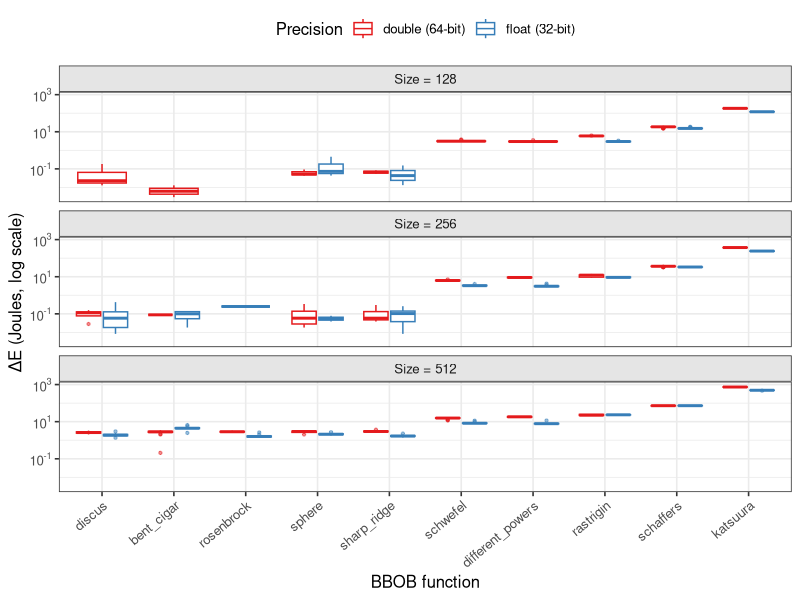
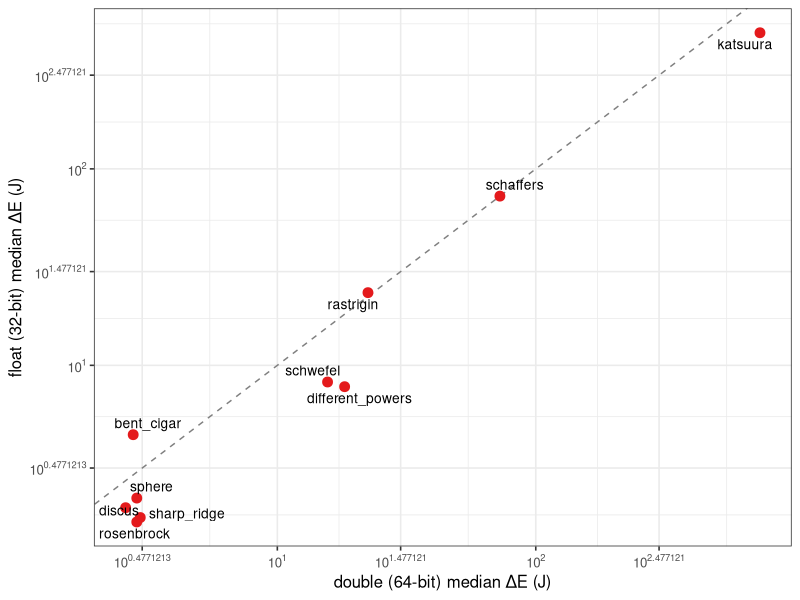
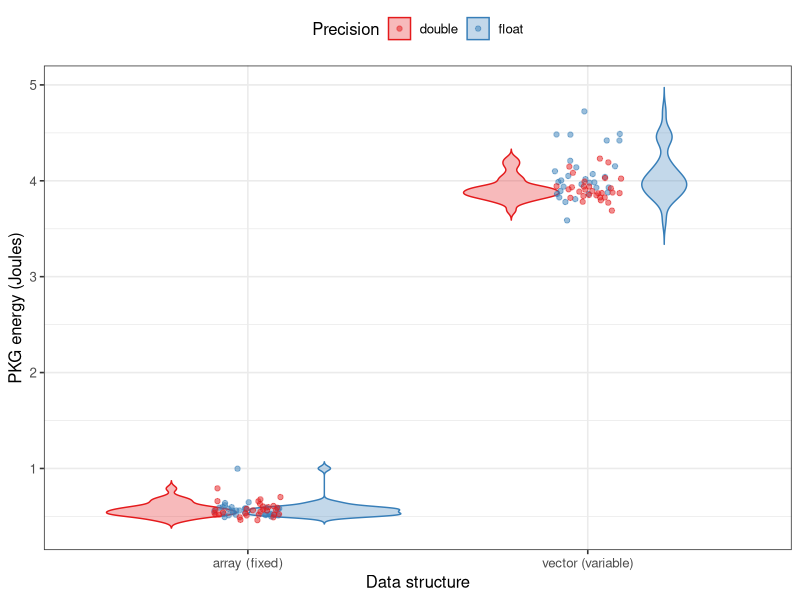
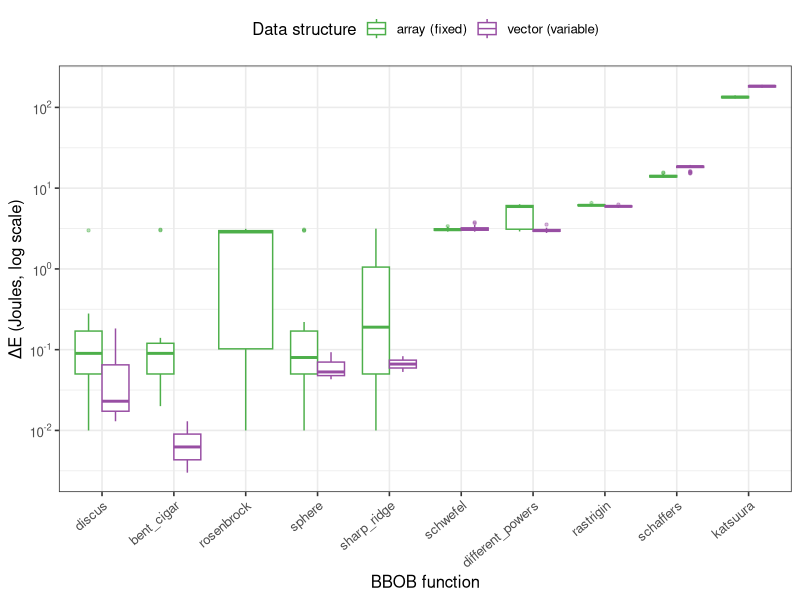
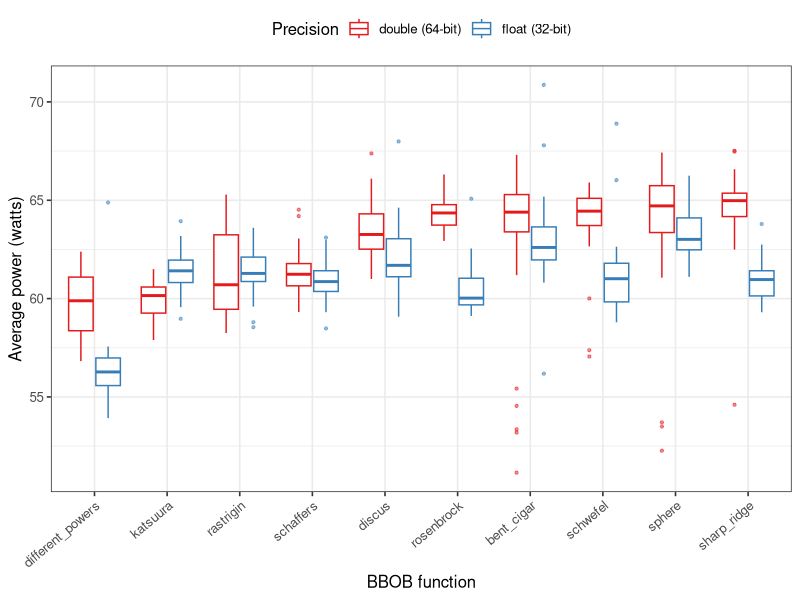
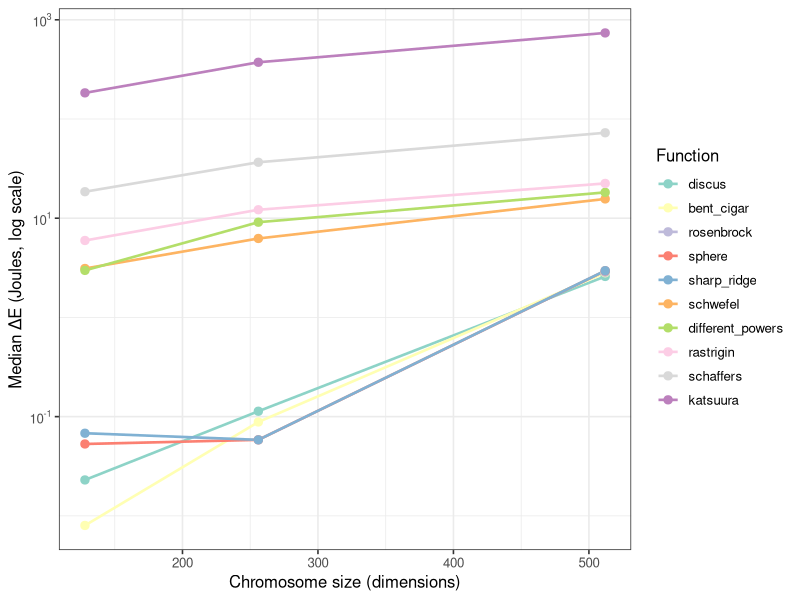

Write R code to recreate these figures, in order.
## ---- chunk 1
knitr::opts_chunk$set(echo = FALSE, message = FALSE, warning = FALSE,
                      fig.align = "center", out.width = "100%")
# Install optional packages if not present
for (.pkg in c("ggrepel", "scales", "tidyr")) {
  if (!requireNamespace(.pkg, quietly = TRUE)) {
    install.packages(.pkg, repos = "https://cloud.r-project.org", quiet = TRUE)
  }
}
library(ggplot2)
library(ggthemes)
library(dplyr)
library(knitr)
library(scales)
## ---- chunk 2
# Load and prepare baseline data
base.variable.data <- read.csv("../data/evostar25-generation-5-Nov-07-30-15.csv")
base.variable.data$size <- as.factor(base.variable.data$size)
base.variable.data$type <- as.factor(base.variable.data$type)
base.variable.data %>%
  group_by(size, type) %>%
  summarise(mean.PKG = mean(PKG), .groups = "drop") -> summary.base.variable.data

# Load and prepare function evaluation data
functions.data <- read.csv("../data/variable-evostar25-bbob-10-Nov-19-10-32.csv")
functions.data <- functions.data[functions.data$work != "none", ]
functions.data$delta.PKG <- 0

for (sz in c(128, 256, 512)) {
  for (tp in c(" f", " d")) {
    mask     <- functions.data$size == sz & functions.data$type == tp
    baseline <- summary.base.variable.data[
      summary.base.variable.data$size == sz &
        summary.base.variable.data$type == tp, ]$mean.PKG
    functions.data[mask, ]$delta.PKG <-
      functions.data[mask, ]$PKG - rep(baseline, sum(mask))
  }
}
functions.data$delta.PKG <- pmax(functions.data$delta.PKG, 0)

# Clean up type labels for plotting
functions.data$precision <- ifelse(trimws(functions.data$type) == "f", "float (32-bit)", "double (64-bit)")
## ---- chunk 3
# Compute medians for ranking
rank_order <- functions.data %>%
  filter(size == 512, trimws(type) == "d") %>%
  group_by(work) %>%
  summarise(med = median(delta.PKG), .groups = "drop") %>%
  arrange(med) %>%
  pull(work)

functions.data$work <- factor(functions.data$work, levels = rank_order)
functions.data$size_label <- paste0("Size = ", functions.data$size)
functions.data$size_label <- factor(functions.data$size_label,
                                     levels = c("Size = 128", "Size = 256", "Size = 512"))

ggplot(functions.data, aes(x = work, y = delta.PKG, colour = precision)) +
  geom_boxplot(outlier.size = 0.8, outlier.alpha = 0.5) +
  facet_wrap(~size_label, ncol = 1) +
  scale_y_log10(labels = scales::trans_format("log10", scales::math_format(10^.x))) +
  scale_colour_brewer(palette = "Set1", name = "Precision") +
  labs(
    x = "BBOB function",
    y = "ΔE (Joules, log scale)"
  ) +
  theme_bw(base_size = 12) +
  theme(
    axis.text.x = element_text(angle = 40, hjust = 1),
    strip.background = element_rect(fill = "grey90"),
    legend.position = "top"
  )
## ---- chunk 4
functions.data %>%
  group_by(work, precision, size) %>%
  summarise(
    median_J  = round(median(delta.PKG), 4),
    q75_J     = round(quantile(delta.PKG, 0.75), 4),
    .groups   = "drop"
  ) %>%
  filter(size == 512) %>%
  select(-size) %>%
  arrange(precision, median_J) %>%
  rename(Function = work, Precision = precision,
         `Median ΔE (J)` = median_J, `75th pctile ΔE (J)` = q75_J) %>%
  kable(caption = "Table 1. Energy cost per batch of 40 000 evaluations at chromosome size 512.")
## ---- chunk 5
comparison <- functions.data %>%
  filter(size == 512) %>%
  group_by(work, precision) %>%
  summarise(median_dE = median(delta.PKG), .groups = "drop") %>%
  tidyr::pivot_wider(names_from = precision, values_from = median_dE) %>%
  rename(float32 = `float (32-bit)`, double64 = `double (64-bit)`)

ggplot(comparison, aes(x = double64, y = float32, label = work)) +
  geom_abline(slope = 1, intercept = 0, linetype = "dashed", colour = "grey50") +
  geom_point(size = 3, colour = "#E41A1C") +
  ggrepel::geom_text_repel(size = 3.5, max.overlaps = 20) +
  scale_x_log10(labels = scales::trans_format("log10", scales::math_format(10^.x))) +
  scale_y_log10(labels = scales::trans_format("log10", scales::math_format(10^.x))) +
  labs(
    x = "double (64-bit) median ΔE (J)",
    y = "float (32-bit) median ΔE (J)"
  ) +
  theme_bw(base_size = 12)
## ---- chunk 6
base.fixed.data <- read.csv("../data/fixed-evostar25-generation-5-Nov-07-37-13.csv")
base.fixed.data$size  <- as.factor(base.fixed.data$size)
base.fixed.data$type  <- as.factor(base.fixed.data$type)
base.fixed.data %>%
  group_by(size, type) %>%
  summarise(mean.PKG = mean(PKG), .groups = "drop") -> summary.base.fixed.data

fixed.functions.data <- read.csv("../data/evostar25-bbob-fixed-12-Nov-08-20-03.csv")
fixed.functions.data$delta.PKG <- 0
for (tp in c(" f", " d")) {
  mask <- fixed.functions.data$size == 128 & fixed.functions.data$type == tp
  baseline <- summary.base.fixed.data[
    summary.base.fixed.data$size == 128 &
      summary.base.fixed.data$type == tp, ]$mean.PKG
  fixed.functions.data[mask, ]$delta.PKG <-
    fixed.functions.data[mask, ]$PKG - rep(baseline, sum(mask))
}
fixed.functions.data$delta.PKG <- pmax(fixed.functions.data$delta.PKG, 0)
fixed.functions.data$data.structure <- "array (fixed)"
functions.data$data.structure       <- "vector (variable)"
fixed.functions.data$precision <- ifelse(trimws(fixed.functions.data$type) == "f",
                                          "float (32-bit)", "double (64-bit)")

fixed.functions.data$size_label <- paste0("Size = ", fixed.functions.data$size)
fixed.functions.data$size_label <- factor(fixed.functions.data$size_label,
                                     levels = c("Size = 128", "Size = 256", "Size = 512"))

functions.128 <- rbind(
  fixed.functions.data[fixed.functions.data$size == 128, ],
  functions.data[functions.data$size == 128, ]
)
functions.128$work <- factor(functions.128$work, levels = rank_order)
## ---- chunk 7
base.variable.data.128 <- read.csv("../data/evostar25-generation-5-Nov-07-30-15.csv")
base.variable.data.128 <- base.variable.data.128[base.variable.data.128$size == 128, ]
base.variable.data.128$data.structure <- "vector (variable)"
base.fixed.data.plot <- read.csv("../data/fixed-evostar25-generation-5-Nov-07-37-13.csv")
base.fixed.data.plot$data.structure  <- "array (fixed)"
base.gen <- rbind(base.variable.data.128, base.fixed.data.plot)
base.gen$precision <- ifelse(trimws(base.gen$type) == "f", "float", "double")

ggplot(base.gen, aes(x = data.structure, y = PKG, colour = precision, fill = precision)) +
  geom_violin(alpha = 0.3, trim = FALSE) +
  geom_point(position = position_jitter(width = 0.1), alpha = 0.5, size = 1.5) +
  scale_colour_brewer(palette = "Set1", name = "Precision") +
  scale_fill_brewer(palette = "Set1", name = "Precision") +
  labs(
    x = "Data structure",
    y = "PKG energy (Joules)"
  ) +
  theme_bw(base_size = 12) +
  theme(legend.position = "top")
## ---- chunk 8
ggplot(functions.128[functions.128$precision == "double (64-bit)", ],
       aes(x = work, y = delta.PKG, colour = data.structure)) +
  geom_boxplot(outlier.size = 0.8, outlier.alpha = 0.4, position = "dodge") +
  scale_y_log10(labels = scales::trans_format("log10", scales::math_format(10^.x))) +
  scale_colour_manual(values = c("array (fixed)" = "#4DAF4A", "vector (variable)" = "#984EA3"),
                      name = "Data structure") +
  labs(
    x = "BBOB function",
    y = "ΔE (Joules, log scale)"
  ) +
  theme_bw(base_size = 12) +
  theme(
    axis.text.x = element_text(angle = 40, hjust = 1),
    legend.position = "top"
  )
## ---- chunk 9
functions.data.watts <- read.csv("../data/variable-evostar25-bbob-10-Nov-19-10-32.csv")
functions.data.watts <- functions.data.watts[functions.data.watts$work != "none", ]
functions.data.watts$watts <- functions.data.watts$PKG / functions.data.watts$seconds
functions.data.watts$precision <- ifelse(trimws(functions.data.watts$type) == "f",
                                          "float (32-bit)", "double (64-bit)")

watts_order <- functions.data.watts %>%
  filter(size == 512, trimws(type) == "d") %>%
  group_by(work) %>%
  summarise(med_w = median(watts), .groups = "drop") %>%
  arrange(med_w) %>%
  pull(work)

functions.data.watts$work <- factor(functions.data.watts$work, levels = watts_order)

ggplot(functions.data.watts[functions.data.watts$size == 512, ],
       aes(x = work, y = watts, colour = precision)) +
  geom_boxplot(outlier.size = 0.8, outlier.alpha = 0.5) +
  scale_colour_brewer(palette = "Set1", name = "Precision") +
  labs(
    x = "BBOB function",
    y = "Average power (watts)"
  ) +
  theme_bw(base_size = 12) +
  theme(
    axis.text.x = element_text(angle = 40, hjust = 1),
    legend.position = "top"
  )
## ---- chunk 10
scaling <- functions.data %>%
  filter(precision == "double (64-bit)", delta.PKG > 0) %>%
  group_by(work, size) %>%
  summarise(med_dE = median(delta.PKG), .groups = "drop")

ggplot(scaling, aes(x = size, y = med_dE, colour = work, group = work)) +
  geom_line(size = 0.9) +
  geom_point(size = 2.5) +
  scale_y_log10(labels = scales::trans_format("log10", scales::math_format(10^.x))) +
  scale_colour_brewer(palette = "Set3", name = "Function") +
  labs(
    x = "Chromosome size (dimensions)",
    y = "Median ΔE (Joules, log scale)"
  ) +
  theme_bw(base_size = 12) +
  theme(legend.position = "right")
